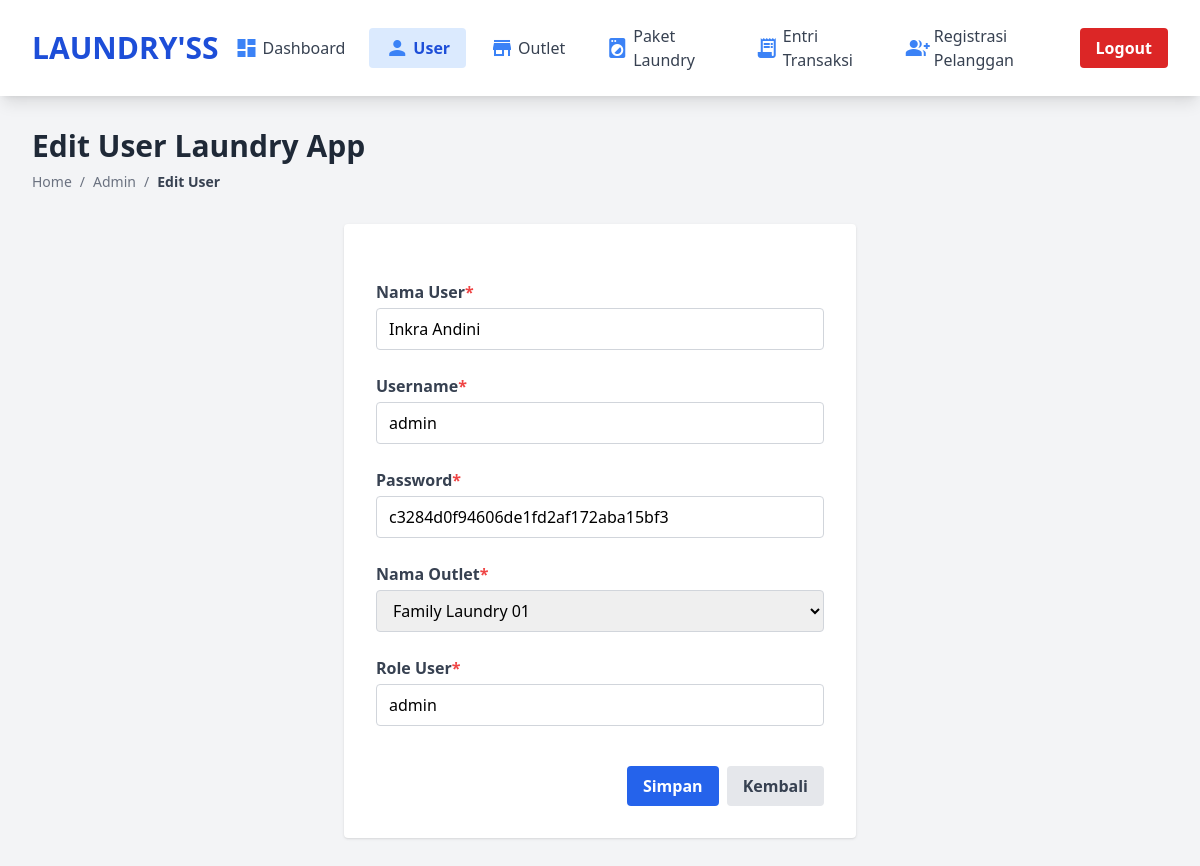
Page /admin/ubah_user.php?id_user=123 on the committed database.
### tables this page shows
CREATE TABLE `user` (
  `id_user` int(11) NOT NULL,
  `nama_user` varchar(100) NOT NULL,
  `username` varchar(30) NOT NULL,
  `password` text NOT NULL,
  `role` enum('admin','kasir','owner','') NOT NULL,
  `id_outlet` int(11) NOT NULL
);

### admin/ubah_user.php (the view, shortened to what this page needs)
<!DOCTYPE html>
<html lang="en">
<head>
    <script src="https://cdn.tailwindcss.com"></script>
</head>
<body class="bg-gray-100 min-h-screen">
    <nav class="bg-white shadow-lg px-8 py-4 flex items-center justify-between">
        <div class="flex items-center gap-4">
            <span class="text-3xl font-bold text-blue-700">LAUNDRY'SS</span>
        </div>
        <div class="flex items-center gap-2">
            <a href="../index_admin.php" class="flex items-center px-4 py-2 hover:bg-blue-50 rounded transition text-gray-700">
                <span class="material-icons text-blue-500 mr-1">dashboard</span>
                Dashboard
            </a>
            <a href="./user.php" class="flex items-center px-4 py-2 bg-blue-100 text-blue-700 rounded font-semibold">
                <span class="material-icons text-blue-500 mr-1">person</span>
                User
            </a>
            <a href="./outlet.php" class="flex items-center px-4 py-2 hover:bg-blue-50 rounded transition text-gray-700">
                <span class="material-icons text-blue-500 mr-1">store</span>
                Outlet
            </a>
            <a href="./paket.php" class="flex items-center px-4 py-2 hover:bg-blue-50 rounded transition text-gray-700">
                <span class="material-icons text-blue-500 mr-1">local_laundry_service</span>
                Paket Laundry
            </a>
            <a href="./transaksi.php" class="flex items-center px-4 py-2 hover:bg-blue-50 rounded transition text-gray-700">
                <span class="material-icons text-blue-500 mr-1">receipt_long</span>
                Entri Transaksi
            </a>
            <a href="./member.php" class="flex items-center px-4 py-2 hover:bg-blue-50 rounded transition text-gray-700">
                <span class="material-icons text-blue-500 mr-1">group_add</span>
                Registrasi Pelanggan
            </a>
            <a href="./logout.php" class="bg-red-600 px-4 py-2 rounded hover:bg-red-700 font-bold text-white">
                Logout
            </a>
        </div>
    </nav>
    <main class="p-8 max-w-7xl mx-auto">
        <div class="mb-8">
            <h1 class="text-3xl font-bold text-gray-800 mb-2">Edit User Laundry App</h1>
            <nav class="text-sm text-gray-500">
                <ol class="list-reset flex">
                    <li><a href="index_admin.php" class="hover:text-blue-600">Home</a></li>
                    <li><span class="mx-2">/</span></li>
                    <li>Admin</li>
                    <li><span class="mx-2">/</span></li>
                    <li class="text-gray-700 font-semibold">Edit User</li>
                </ol>
            </nav>
        </div>
        <div class="bg-white rounded shadow p-8 max-w-lg mx-auto">
            <?php
                include "koneksi.php";
                $sql = 'select * from user where id_user = ' .$_GET['id_user'] ;
                $result = mysqli_query($conn, $sql);
                $data = mysqli_fetch_assoc($result);
            ?>
            <form action="proses_ubah_user.php" method="post" class="space-y-6">
                <div>
                    <label class="block text-gray-700 mb-1 font-semibold">Nama User<span class="text-red-500">*</span></label>
                    <input type="text" name="nama_user" class="w-full border border-gray-300 rounded px-3 py-2 focus:outline-none focus:ring-2 focus:ring-blue-400" value="<?= $data['nama_user']?>" required>
                </div>
                <div>
                    <label class="block text-gray-700 mb-1 font-semibold">Username<span class="text-red-500">*</span></label>
                    <input type="text" name="username" class="w-full border border-gray-300 rounded px-3 py-2 focus:outline-none focus:ring-2 focus:ring-blue-400" value="<?= $data['username']?>" required>
                </div>
                <div>
                    <label class="block text-gray-700 mb-1 font-semibold">Password<span class="text-red-500">*</span></label>
                    <input type="text" name="password" class="w-full border border-gray-300 rounded px-3 py-2 focus:outline-none focus:ring-2 focus:ring-blue-400" value="<?= $data['password']?>" required>
                </div>
                <div>
                    <label class="block text-gray-700 mb-1 font-semibold">Nama Outlet<span class="text-red-500">*</span></label>
                    <select name="id_outlet" class="w-full border border-gray-300 rounded px-3 py-2 focus:outline-none focus:ring-2 focus:ring-blue-400" required>
                        <?php
                            include "koneksi.php";
                            $qry_outlet=mysqli_query($conn,"select * from outlet");
                            while($data_outlet=mysqli_fetch_array($qry_outlet)){
                                $selek = ($data_outlet['id_outlet']==$data['id_outlet']) ? "selected" : "";
                                echo '<option value="'.$data_outlet['id_outlet'].'" '.$selek.'>'.$data_outlet['nama'].'</option>';
                            }
                        ?>
                    </select>
                </div>
                <div>
                    <label class="block text-gray-700 mb-1 font-semibold">Role User<span class="text-red-500">*</span></label>
                    <input type="text" name="role" class="w-full border border-gray-300 rounded px-3 py-2 focus:outline-none focus:ring-2 focus:ring-blue-400" value="<?= $data['role']?>" required>
                </div>
                <div class="flex justify-end gap-2 pt-4">
                    <button type="submit" class="px-4 py-2 rounded bg-blue-600 hover:bg-blue-700 text-white font-semibold">Simpan</button>
                    <a href="../admin/user.php" class="px-4 py-2 rounded bg-gray-200 hover:bg-gray-300 text-gray-700 font-semibold">Kembali</a>
                </div>
            </form>
        </div>
    </main>
</body>
</html>

### rows in the picture
user: nama_user "Inkra Andini", username "admin", password "c3284d0f94606de1fd2af172aba15bf3", role "admin"

### other values in the picture
form field id_outlet "Family Laundry 01"
